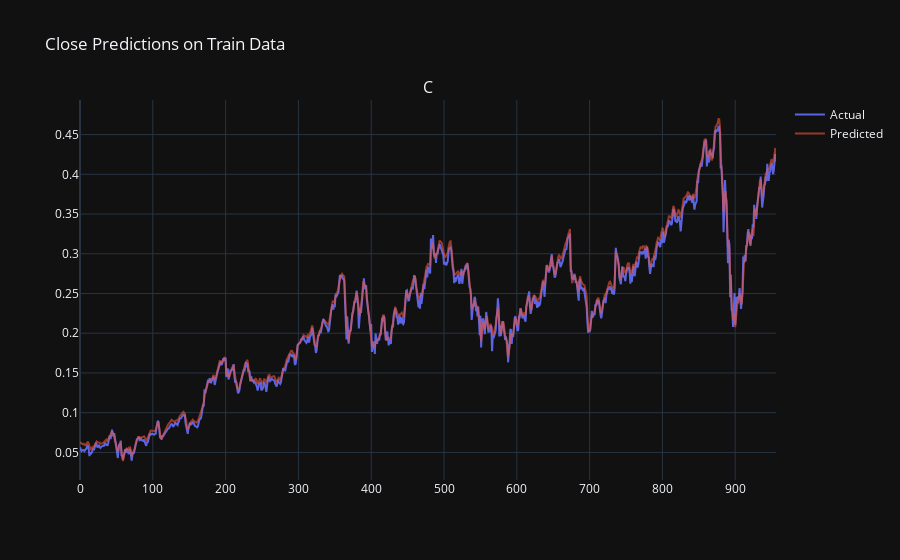

The cell this chart's notebook holds for it:
### Code cell
fig = make_subplots(rows=1, cols=1, subplot_titles=('Close Predictions'))

train_close_pred = train_predictions[:, 0]
train_close_actual = train_labels[:, 0]

fig.add_trace(go.Scatter(x=np.arange(len(train_close_actual)), y=train_close_actual, mode='lines', name='Actual', opacity=0.9))
fig.add_trace(go.Scatter(x=np.arange(len(train_close_pred)), y=train_close_pred, mode='lines', name='Predicted', opacity=0.6))

fig.update_layout(title='Close Predictions on Train Data', template='plotly_dark')
fig.show()

### Figure 1 — Plotly figure (JSON) as saved in the notebook; plotly's stock layout.template omitted (floating-point values rounded to 4 significant figures; data arrays with more than 128 entries replaced by an {"elided": "..."} marker saying what was removed)
{"data": [{"mode": "lines", "name": "Actual", "opacity": 0.9, "type": "scatter", "x": {"elided": "957 int values"}, "y": {"elided": "957 float values"}}, {"mode": "lines", "name": "Predicted", "opacity": 0.6, "type": "scatter", "x": {"elided": "957 int values"}, "y": {"elided": "957 float values"}}], "layout": {"annotations": [{"font": {"size": 16}, "showarrow": false, "text": "C", "x": 0.5, "xanchor": "center", "xref": "paper", "y": 1, "yanchor": "bottom", "yref": "paper"}], "title": {"text": "Close Predictions on Train Data"}, "xaxis": {"anchor": "y", "domain": [0, 1]}, "yaxis": {"anchor": "x", "domain": [0, 1]}}}
